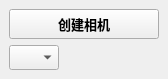
<?xml version="1.0" encoding="UTF-8"?>
<ui version="4.0">
 <class>CameraWindow</class>
 <widget class="QMainWindow" name="CameraWindow">
  <property name="geometry">
   <rect>
    <x>0</x>
    <y>0</y>
    <width>168</width>
    <height>79</height>
   </rect>
  </property>
  <property name="windowTitle">
   <string>MainWindow</string>
  </property>
  <widget class="QWidget" name="centralwidget">
   <layout class="QVBoxLayout" name="verticalLayout">
    <item>
     <widget class="QPushButton" name="pushButton">
      <property name="minimumSize">
       <size>
        <width>150</width>
        <height>30</height>
       </size>
      </property>
      <property name="maximumSize">
       <size>
        <width>150</width>
        <height>30</height>
       </size>
      </property>
      <property name="font">
       <font>
        <family>微软雅黑</family>
        <pointsize>10</pointsize>
        <weight>75</weight>
        <bold>true</bold>
       </font>
      </property>
      <property name="text">
       <string>创建相机</string>
      </property>
      <property name="+command" stdset="0">
       <string>lambda *args: barbarian.anim.CreateProjectCamera.CreateCamera.CreCam()</string>
      </property>
     </widget>
    </item>
    <item>
     <widget class="QComboBox" name="optionMenuSet">
      <property name="minimumSize">
       <size>
        <width>50</width>
        <height>25</height>
       </size>
      </property>
      <property name="maximumSize">
       <size>
        <width>50</width>
        <height>25</height>
       </size>
      </property>
     </widget>
    </item>
   </layout>
  </widget>
 </widget>
 <resources/>
 <connections/>
</ui>
